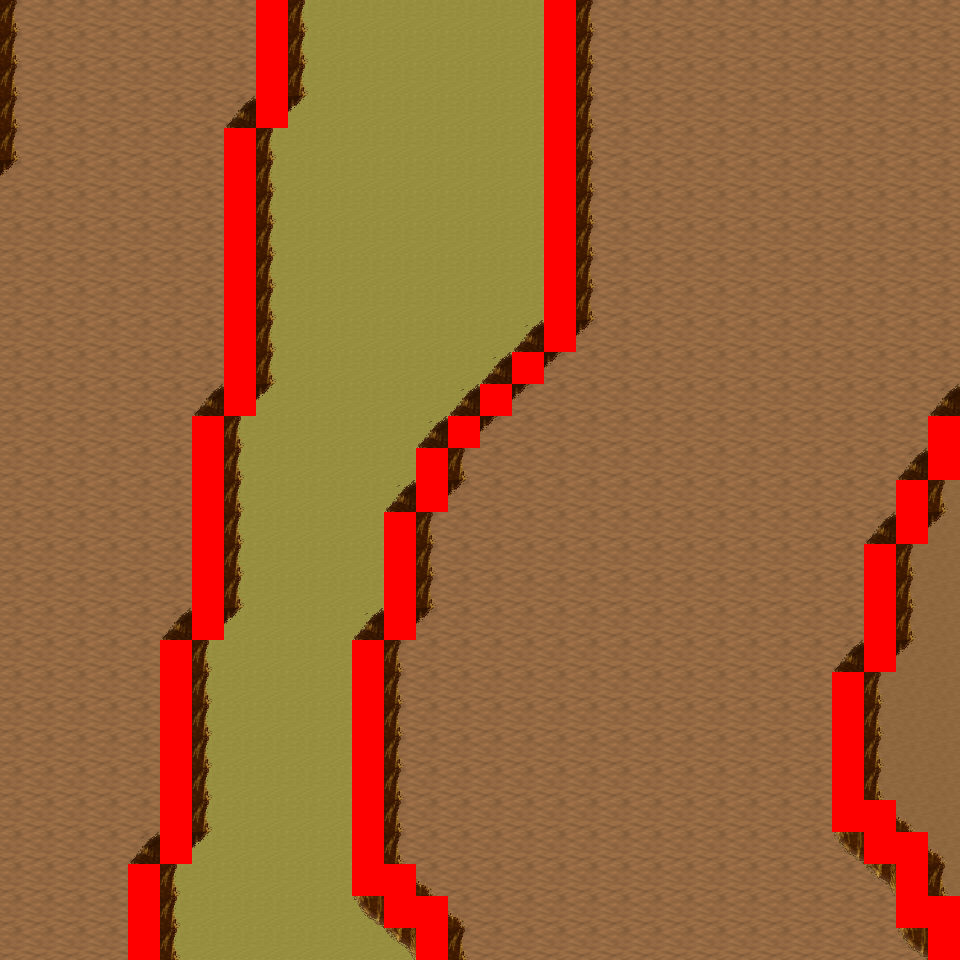

Tiled map render using the project's own tile images. Description and the map definition, with tile-layer contents summarised, below:
An orthogonal 30x30 tile map with 32x32 px tiles, 6 tile layers (Ground, Object, Object2, Above, ...), 14 tilesets and 6 objects (6x mapExit).

<map version="1.0" orientation="orthogonal" renderorder="right-down" width="30" height="30" tilewidth="32" tileheight="32" nextobjectid="7">
  <tileset firstgid="1" name="tileset_logic_collision" tilewidth="32" tileheight="32" tilecount="1" columns="1">
    <image source="../drawable/tileset_logic_collision.png" width="32" height="32" />
  </tileset>
  <tileset firstgid="2" name="tileset_ground_ground" tilewidth="32" tileheight="32" tilecount="33" columns="3">
    <image source="../drawable/tileset_ground_ground.png" width="96" height="352" />
  </tileset>
  <tileset firstgid="35" name="tileset_ground_ridge_earth_pale" tilewidth="32" tileheight="32" tilecount="96" columns="12">
    <image source="../drawable/tileset_ground_ridge_earth_pale.png" width="384" height="256" />
  </tileset>
  <tileset firstgid="131" name="tileset_ground_ridge_earth_dark" tilewidth="32" tileheight="32" tilecount="96" columns="12">
    <image source="../drawable/tileset_ground_ridge_earth_dark.png" width="384" height="256" />
  </tileset>
  <tileset firstgid="227" name="tileset_terrain_desert" tilewidth="32" tileheight="32" tilecount="88" columns="8">
    <image source="../drawable/tileset_terrain_desert.png" width="256" height="352" />
  </tileset>
  <tileset firstgid="315" name="tileset_plant_tree_tree_darkgreen" tilewidth="32" tileheight="32" tilecount="88" columns="8">
    <image source="../drawable/tileset_plant_tree_tree_darkgreen.png" width="256" height="352" />
  </tileset>
  <tileset firstgid="403" name="tileset_building_tan_building" tilewidth="32" tileheight="32" tilecount="24" columns="4">
    <image source="../drawable/tileset_building_tan_building.png" width="128" height="192" />
  </tileset>
  <tileset firstgid="427" name="tileset_plant_cactus_2" tilewidth="32" tileheight="32" tilecount="10" columns="5">
    <image source="../drawable/tileset_plant_cactus_2.png" width="160" height="64" />
  </tileset>
  <tileset firstgid="437" name="tileset_ground_sand_2" tilewidth="32" tileheight="32" tilecount="15" columns="5">
    <image source="../drawable/tileset_ground_sand_2.png" width="160" height="96" />
  </tileset>
  <tileset firstgid="452" name="tileset_object_stone_well" tilewidth="32" tileheight="32" tilecount="6" columns="2">
    <image source="../drawable/tileset_object_stone_well.png" width="64" height="96" />
  </tileset>
  <tileset firstgid="458" name="tileset_plant_tree_banana_tree" tilewidth="32" tileheight="32" tilecount="40" columns="4">
    <image source="../drawable/tileset_plant_tree_banana_tree.png" width="128" height="320" />
  </tileset>
  <tileset firstgid="498" name="tileset_ground_sand_edges" tilewidth="32" tileheight="32" tilecount="15" columns="5">
    <image source="../drawable/tileset_ground_sand_edges.png" width="160" height="96" />
  </tileset>
  <tileset firstgid="513" name="tileset_building_window_window_centered" tilewidth="32" tileheight="32" tilecount="1" columns="1">
    <image source="../drawable/tileset_building_window_window_centered.png" width="32" height="32" />
  </tileset>
  <tileset firstgid="514" name="tileset_building_door_closed" tilewidth="32" tileheight="32" tilecount="1" columns="1">
    <image source="../drawable/tileset_building_door_closed.png" width="32" height="32" />
  </tileset>
  <layer name="Ground" width="30" height="30">
    <data>[900 cells, 900 non-empty, 3 distinct tile ids]</data>
  </layer>
  <layer name="Object" width="30" height="30">
    <data>[900 cells, 180 non-empty, 11 distinct tile ids]</data>
  </layer>
  <layer name="Object2" width="30" height="30">
    <data>[900 cells, 0 non-empty, 0 distinct tile ids]</data>
  </layer>
  <layer name="Above" width="30" height="30">
    <data>[900 cells, 0 non-empty, 0 distinct tile ids]</data>
  </layer>
  <layer name="Above2" width="30" height="30">
    <data>[900 cells, 0 non-empty, 0 distinct tile ids]</data>
  </layer>
  <layer name="Walkable" width="30" height="30">
    <data>[900 cells, 82 non-empty, 1 distinct tile ids]</data>
  </layer>
  <objectgroup name="MapEvents">
    <object id="1" name="south" type="mapExit" x="0" y="928" width="128" height="32">
      <properties>
        <property name="map" value="level_0_x1_y146" />
        <property name="x" value="0" />
        <property name="y" value="1" />
      </properties>
    </object>
    <object id="2" name="south2" type="mapExit" x="160" y="928" width="256" height="32">
      <properties>
        <property name="map" value="level_0_x1_y146" />
        <property name="x" value="5" />
        <property name="y" value="1" />
      </properties>
    </object>
    <object id="3" name="south3" type="mapExit" x="448" y="928" width="480" height="32">
      <properties>
        <property name="map" value="level_0_x1_y146" />
        <property name="x" value="14" />
        <property name="y" value="1" />
      </properties>
    </object>
    <object id="4" name="west" type="mapExit" x="0" y="0" width="32" height="960">
      <properties>
        <property name="map" value="level_0_x0_y145" />
        <property name="x" value="28" />
        <property name="y" value="0" />
      </properties>
    </object>
    <object id="5" name="east" type="mapExit" x="928" y="0" width="32" height="416">
      <properties>
        <property name="map" value="level_0_x2_y145" />
        <property name="x" value="1" />
        <property name="y" value="0" />
      </properties>
    </object>
    <object id="6" name="east2" type="mapExit" x="928" y="480" width="32" height="416">
      <properties>
        <property name="map" value="level_0_x2_y145" />
        <property name="x" value="1" />
        <property name="y" value="15" />
      </properties>
    </object>
  </objectgroup>
</map>
